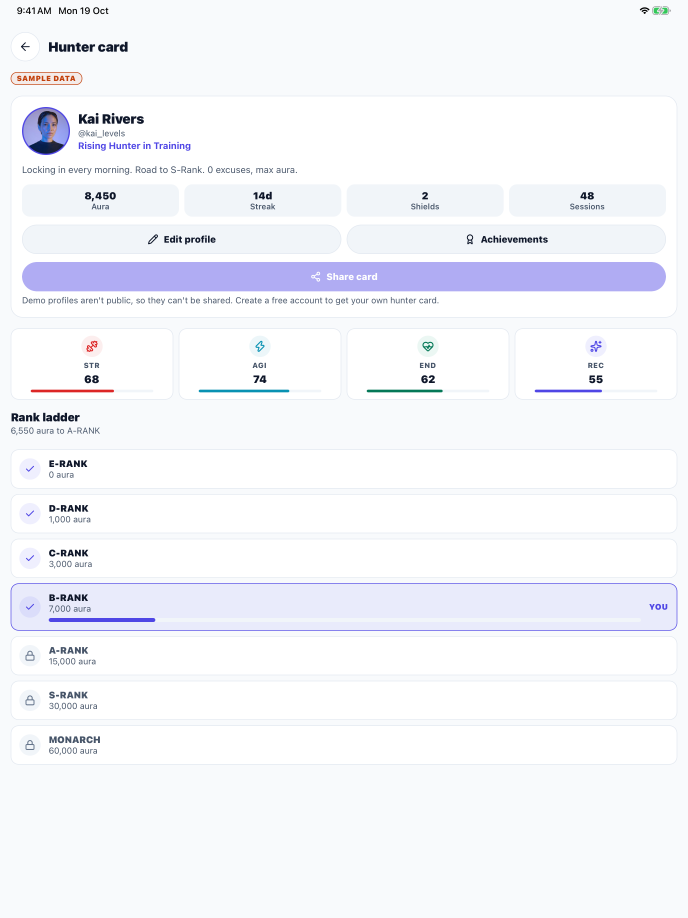
#> input picture docs/app-store/ipad-13/5-hunter-card.png, 2064 x 2752 px, found by its file name (shown at 1/3 size)
$ python make_header.py
#> lines starting #> are read from the running program, lines starting #| are printed output that depends on the picture; after the words box and inside, x2 and y2 are one past the last pixel; in counts of white or black regions, pixels touching at a corner belong together
"""Builds App Store header banners (3840x1646 and 5244x2950) from AuraFit screenshots."""
import sys
from pathlib import Path
from PIL import Image, ImageDraw, ImageFilter, ImageFont

ROOT = Path(__file__).resolve().parent
SHOTS = ROOT / "iphone-6.9"
ICON = ROOT.parents[1] / "apps/mobile/assets/icon.png"
OUT = ROOT / "header"
PHONES = ["5-hunter-card.png", "4-workout-drops.png", "6-achievements.png"]


def font(size, bold=True):
    for path, index in (("/System/Library/Fonts/SFNS.ttf", 0), ("/System/Library/Fonts/HelveticaNeue.ttc", 1 if bold else 0)):
        try:
            f = ImageFont.truetype(path, size, index=index)
            if path.endswith("SFNS.ttf"):
                try:
                    f.set_variation_by_name("Bold" if bold else "Regular")
                except Exception:
                    pass
            return f
        except Exception:
            continue
    return ImageFont.load_default()


def background(w, h):
#> called with w = 3840, h = 1646
    img = Image.new("RGB", (w, h), (7, 10, 18))
    glow = Image.new("RGB", (w, h), (0, 0, 0))
#> glow: PIL image 3840x1646 RGB; every value is 0
    d = ImageDraw.Draw(glow)
    d.ellipse((int(w * 0.45), int(-h * 0.4), int(w * 1.2), int(h * 1.2)), fill=(88, 48, 200))
    d.ellipse((int(-w * 0.2), int(h * 0.55), int(w * 0.35), int(h * 1.6)), fill=(30, 60, 160))
    glow = glow.filter(ImageFilter.GaussianBlur(int(h * 0.22)))
    return Image.blend(img, glow, 0.55)
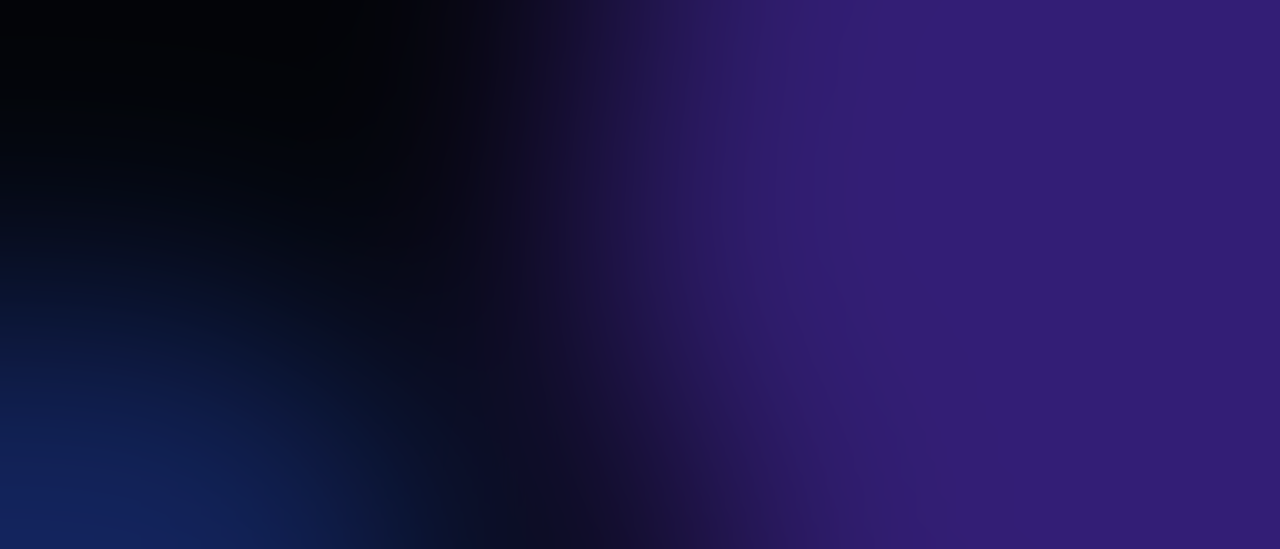
#> returned value: PIL image 3840x1646 RGB (shown at 1/3 size); mean R, G, B 29.7, 21.7, 75.7


def rounded(im, radius):
    mask = Image.new("L", im.size, 0)
    ImageDraw.Draw(mask).rounded_rectangle((0, 0, im.size[0], im.size[1]), radius, fill=255)
    out = Image.new("RGBA", im.size)
    out.paste(im, (0, 0), mask)
    return out


def phone(path, height):
#> called with height = 1323
    shot = Image.open(path).convert("RGB")
#> shot is the input picture: PIL image 2064x2752 RGB; mean R, G, B 244.5, 245.6, 250.4
    w = int(shot.width * height / shot.height)
#> w = 992
    shot = shot.resize((w, height), Image.LANCZOS)
#> shot: PIL image 992x1323 RGB
    bezel = int(height * 0.018)
    frame = Image.new("RGBA", (w + 2 * bezel, height + 2 * bezel), (0, 0, 0, 0))
#> frame: PIL image 1038x1369 RGBA; every value is 0
    ImageDraw.Draw(frame).rounded_rectangle((0, 0, frame.width, frame.height), int(height * 0.075), fill=(28, 30, 40, 255))
    frame.alpha_composite(rounded(shot, int(height * 0.062)), (bezel, bezel))
#> in rounded, `mask = Image.new("L", im.size, 0)`: mask: PIL image 992x1323 L; every value is 0
#> in rounded, `ImageDraw.Draw(mask).rounded_rectangle((0, 0, im.size[0], im.size[1]),..`:
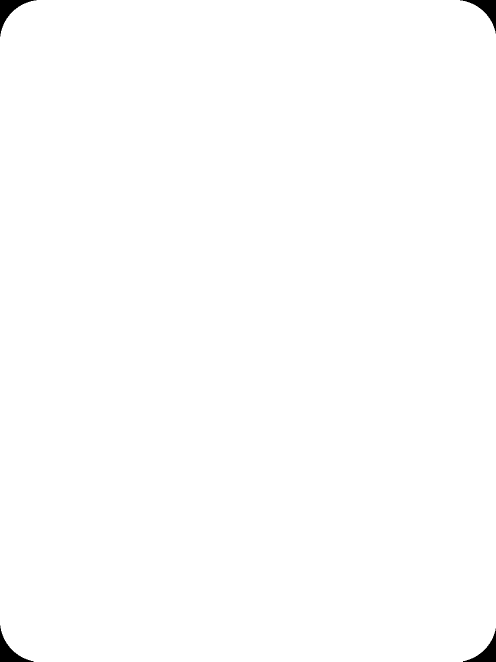
#> mask: PIL image 992x1323 L (shown at 1/2 size); 99.6% white; 4 black regions, box (x1, y1, x2, y2) and area: (0, 0, 73, 73) 1464, (920, 0, 992, 67) 1391, (0, 1251, 67, 1323) 1391, (926, 1257, 992, 1323) 1319
#> in rounded, `out = Image.new("RGBA", im.size)`: out: PIL image 992x1323 RGBA; every value is 0
    return frame


def shadow(im, blur):
    s = Image.new("RGBA", (im.width + blur * 4, im.height + blur * 4), (0, 0, 0, 0))
    alpha = im.split()[3].point(lambda a: int(a * 0.55))
    s.paste((0, 0, 0, 255), (blur * 2, blur * 2), alpha)
    return s.filter(ImageFilter.GaussianBlur(blur))


def build(w, h, name):
    canvas = background(w, h).convert("RGBA")
    # Phones on the right half, middle one raised.
    gap = int(w * 0.018)
    # Phones fill at most ~55% of the width, so text and phones never overlap on taller canvases.
    ph = int(min(h * 0.86, (w * 0.55 - 2 * gap) / (3 * 0.497)))
    phones = [phone(SHOTS / p, ph) for p in PHONES]
#> call 2 of phone, with height = 1323
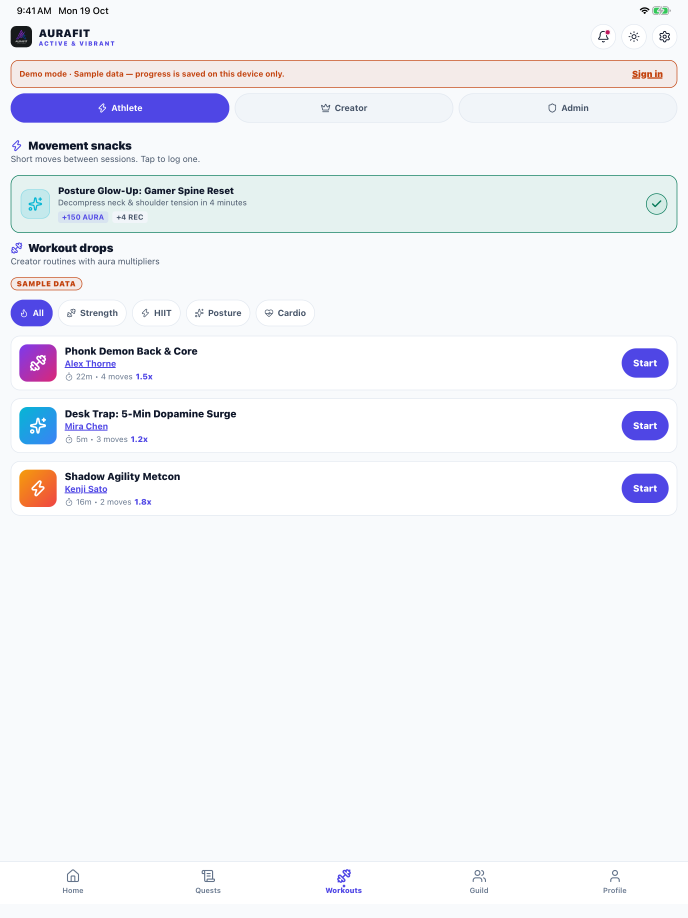
#> input picture docs/app-store/ipad-13/4-workout-drops.png, 2064 x 2752 px, found by its file name (shown at 1/3 size)
#> in phone, shot is the input picture: PIL image 2064x2752 RGB; mean R, G, B 241.7, 243.2, 247.5
#> call 3 of phone, with height = 1323
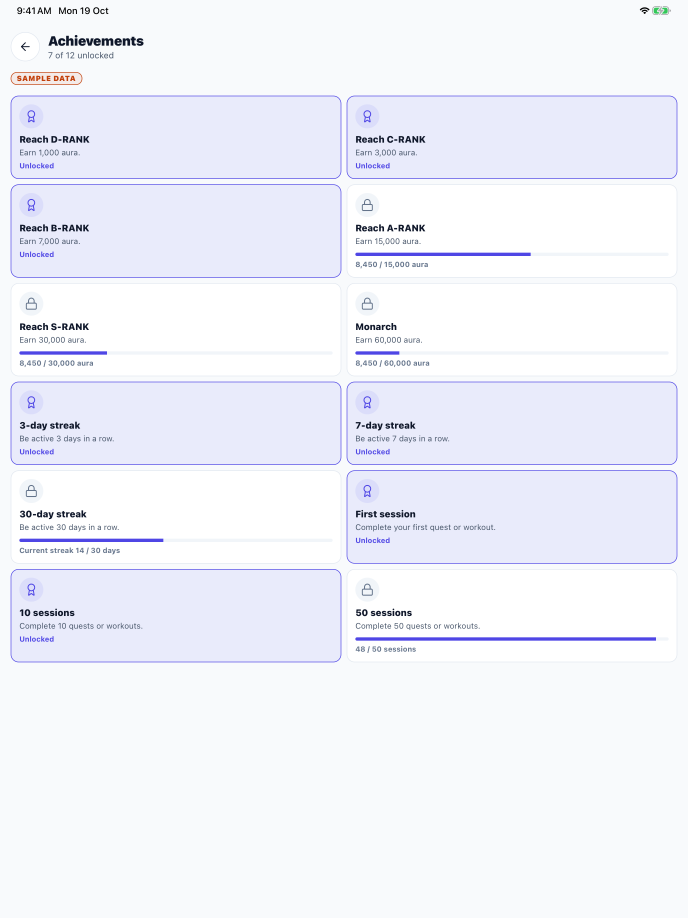
#> input picture docs/app-store/ipad-13/6-achievements.png, 2064 x 2752 px, found by its file name (shown at 1/3 size)
#> in phone, shot is the input picture: PIL image 2064x2752 RGB; mean R, G, B 240.9, 242.4, 250.3
#> in phone (call 3), `frame.alpha_composite(rounded(shot, int(height * 0.062)), (bezel, beze..`:
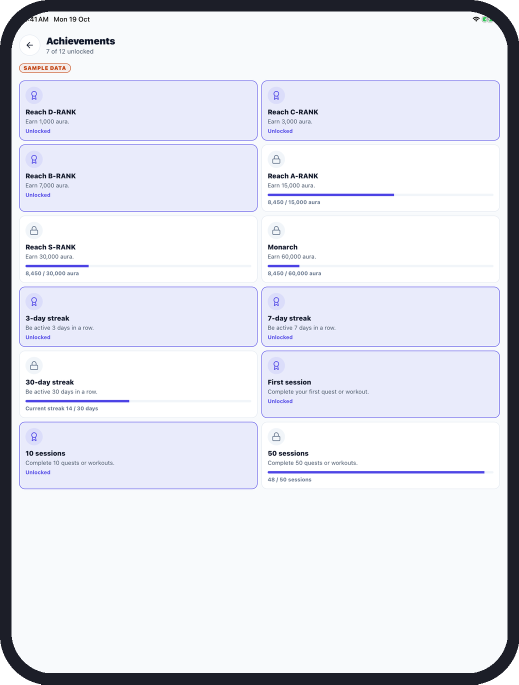
#> frame: PIL image 1038x1369 RGBA (shown at 1/2 size); mean R, G, B, A 223.6, 225.1, 233.1, 253.5; transparent parts drawn white
#> phones = 3 items
    base_y = (h - ph) // 2
    total = sum(p.width for p in phones) + gap * 2
#> total = 3252
    x = w - total - int(w * 0.05)
#> x = 396
    for i, p in enumerate(phones):
        y = base_y - int(ph * 0.04) if i == 1 else base_y + int(ph * 0.04)
        sh = shadow(p, int(h * 0.02))
        canvas.alpha_composite(sh, (x - int(h * 0.04), y - int(h * 0.02)))
        canvas.alpha_composite(p, (x, y))
        x += p.width + gap
#> this loop made 3 passes
#> (y, x) on passes 1 to 3: (213, 1503), (109, 2610), (213, 3717)
#> pass 1, in build, `sh = shadow(p, int(h * 0.02))`:
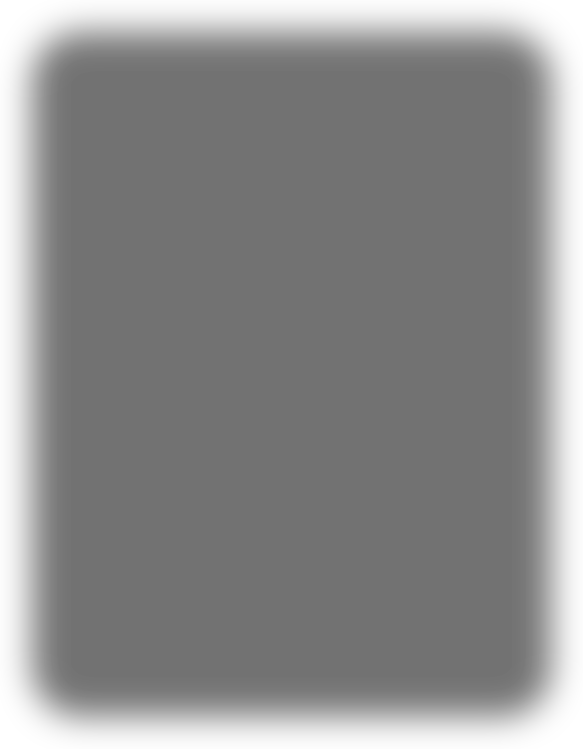
#> sh: PIL image 1166x1497 RGBA (shown at 1/2 size); mean R, G, B, A 0, 0, 0, 113.3; transparent parts drawn white
#> after the loop:
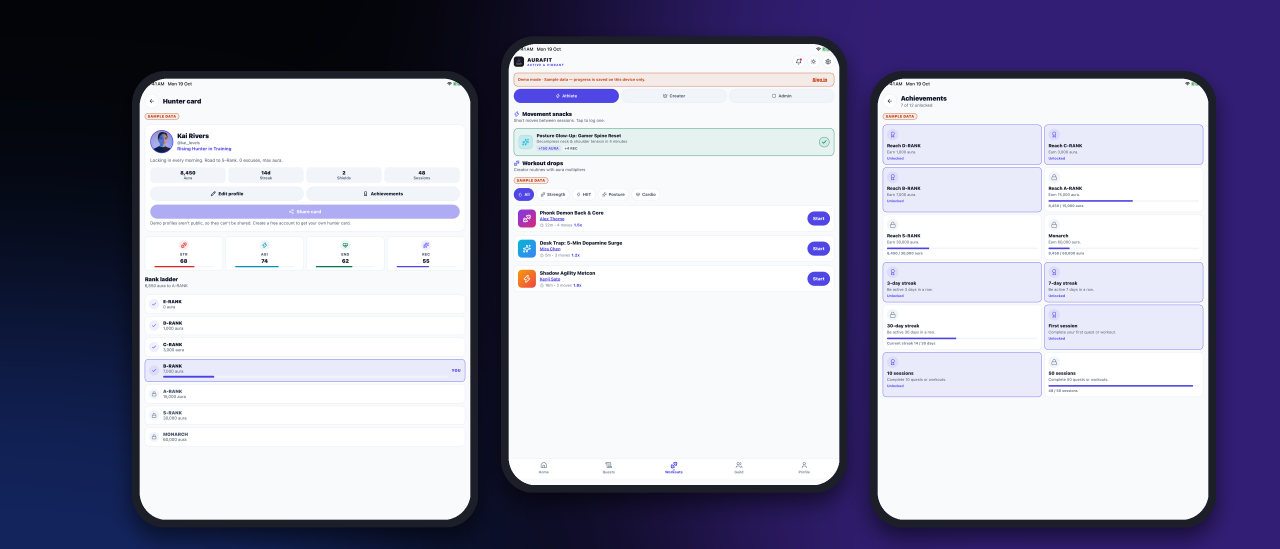
#> canvas: PIL image 3840x1646 RGBA (shown at 1/3 size); mean R, G, B, A 159.9, 159.1, 178.5, 255
#> after the loop, x = 3717
    # Brand block on the left.
    left = int(w * 0.06)
    u = ph / 0.86  # text unit = the 3840x1646 layout's height
    icon_size = int(u * 0.16)
#> (the run stopped early here; a loop or call above may not have finished)
